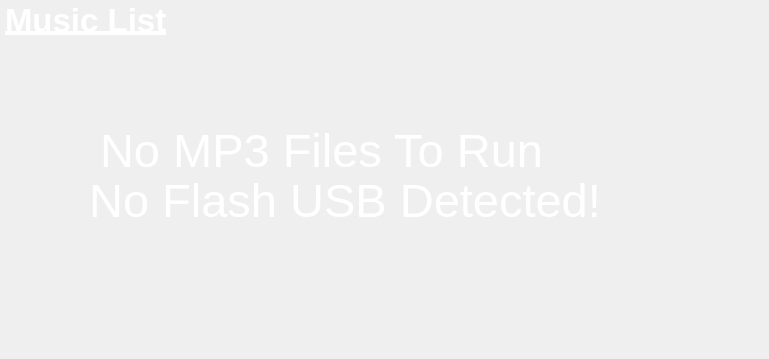
    <widget class="QWidget" name="musicPage">
     <property name="styleSheet">
      <string notr="true">background:none;
</string>
     </property>
     <widget class="QPushButton" name="homeButtonMs">
      <property name="geometry">
       <rect>
        <x>360</x>
        <y>300</y>
        <width>50</width>
        <height>50</height>
       </rect>
      </property>
      <property name="baseSize">
       <size>
        <width>50</width>
        <height>50</height>
       </size>
      </property>
      <property name="focusPolicy">
       <enum>Qt::NoFocus</enum>
      </property>
      <property name="styleSheet">
       <string notr="true">border:none;
border-radius:80px;</string>
      </property>
      <property name="text">
       <string/>
      </property>
      <property name="iconSize">
       <size>
        <width>100</width>
        <height>100</height>
       </size>
      </property>
      <property name="autoDefault">
       <bool>true</bool>
      </property>
     </widget>
     <widget class="QGroupBox" name="runningMusicGroup">
      <property name="geometry">
       <rect>
        <x>0</x>
        <y>0</y>
        <width>760</width>
        <height>290</height>
       </rect>
      </property>
      <property name="styleSheet">
       <string notr="true">border:none;
background:none;</string>
      </property>
      <property name="title">
       <string/>
      </property>
      <widget class="QListWidget" name="runningSongsList">
       <property name="geometry">
        <rect>
         <x>0</x>
         <y>50</y>
         <width>760</width>
         <height>160</height>
        </rect>
       </property>
       <property name="font">
        <font>
         <pointsize>20</pointsize>
        </font>
       </property>
       <property name="focusPolicy">
        <enum>Qt::NoFocus</enum>
       </property>
       <property name="autoFillBackground">
        <bool>true</bool>
       </property>
       <property name="styleSheet">
        <string notr="true">background-color: transparent;
color:white;</string>
       </property>
       <property name="frameShape">
        <enum>QFrame::StyledPanel</enum>
       </property>
       <property name="lineWidth">
        <number>1</number>
       </property>
       <property name="horizontalScrollBarPolicy">
        <enum>Qt::ScrollBarAlwaysOff</enum>
       </property>
       <property name="autoScrollMargin">
        <number>16</number>
       </property>
       <property name="selectionBehavior">
        <enum>QAbstractItemView::SelectItems</enum>
       </property>
      </widget>
      <widget class="QLabel" name="runningMusicLabel">
       <property name="geometry">
        <rect>
         <x>5</x>
         <y>0</y>
         <width>191</width>
         <height>40</height>
        </rect>
       </property>
       <property name="font">
        <font>
         <pointsize>25</pointsize>
         <bold>true</bold>
         <underline>true</underline>
         <kerning>true</kerning>
        </font>
       </property>
       <property name="styleSheet">
        <string notr="true">color:white;</string>
       </property>
       <property name="frameShape">
        <enum>QFrame::NoFrame</enum>
       </property>
       <property name="text">
        <string>Music List</string>
       </property>
      </widget>
      <widget class="QGroupBox" name="runningMusicControlGroup">
       <property name="geometry">
        <rect>
         <x>0</x>
         <y>210</y>
         <width>761</width>
         <height>80</height>
        </rect>
       </property>
       <property name="title">
        <string/>
       </property>
       <layout class="QHBoxLayout" name="horizontalLayout_2">
        <item>
         <widget class="QPushButton" name="repeatButton">
          <property name="baseSize">
           <size>
            <width>40</width>
            <height>40</height>
           </size>
          </property>
          <property name="focusPolicy">
           <enum>Qt::NoFocus</enum>
          </property>
          <property name="styleSheet">
           <string notr="true">border:none;
border-radius:50px;</string>
          </property>
          <property name="text">
           <string/>
          </property>
          <property name="iconSize">
           <size>
            <width>40</width>
            <height>40</height>
           </size>
          </property>
          <property name="autoDefault">
           <bool>true</bool>
          </property>
         </widget>
        </item>
        <item>
         <widget class="QPushButton" name="backwardButton">
          <property name="baseSize">
           <size>
            <width>40</width>
            <height>40</height>
           </size>
          </property>
          <property name="focusPolicy">
           <enum>Qt::NoFocus</enum>
          </property>
          <property name="styleSheet">
           <string notr="true">border:none;
border-radius:50px;</string>
          </property>
          <property name="text">
           <string/>
          </property>
          <property name="iconSize">
           <size>
            <width>40</width>
            <height>40</height>
           </size>
          </property>
          <property name="autoDefault">
           <bool>true</bool>
          </property>
         </widget>
        </item>
        <item>
         <widget class="QPushButton" name="stopButton">
          <property name="baseSize">
           <size>
            <width>40</width>
            <height>40</height>
           </size>
          </property>
          <property name="focusPolicy">
           <enum>Qt::NoFocus</enum>
          </property>
          <property name="styleSheet">
           <string notr="true">border:none;
border-radius:50px;</string>
          </property>
          <property name="text">
           <string/>
          </property>
          <property name="iconSize">
           <size>
            <width>40</width>
            <height>40</height>
           </size>
          </property>
          <property name="autoDefault">
           <bool>true</bool>
          </property>
         </widget>
        </item>
        <item>
         <widget class="QPushButton" name="playButton">
          <property name="baseSize">
           <size>
            <width>40</width>
            <height>40</height>
           </size>
          </property>
          <property name="focusPolicy">
           <enum>Qt::NoFocus</enum>
          </property>
          <property name="styleSheet">
           <string notr="true">border-radius:50px;
border:none;</string>
          </property>
          <property name="text">
           <string/>
          </property>
          <property name="iconSize">
           <size>
            <width>40</width>
            <height>40</height>
           </size>
          </property>
          <property name="autoDefault">
           <bool>true</bool>
          </property>
         </widget>
        </item>
        <item>
         <widget class="QPushButton" name="forwardButton">
          <property name="baseSize">
           <size>
            <width>40</width>
            <height>40</height>
           </size>
          </property>
          <property name="focusPolicy">
           <enum>Qt::NoFocus</enum>
          </property>
          <property name="styleSheet">
           <string notr="true">border:none;
border-radius:50px;</string>
          </property>
          <property name="text">
           <string/>
          </property>
          <property name="iconSize">
           <size>
            <width>40</width>
            <height>40</height>
           </size>
          </property>
          <property name="autoDefault">
           <bool>true</bool>
          </property>
         </widget>
        </item>
        <item>
         <widget class="QPushButton" name="shuffleButton">
          <property name="baseSize">
           <size>
            <width>40</width>
            <height>40</height>
           </size>
          </property>
          <property name="focusPolicy">
           <enum>Qt::NoFocus</enum>
          </property>
          <property name="styleSheet">
           <string notr="true">border:none;
border-radius:50px;</string>
          </property>
          <property name="text">
           <string/>
          </property>
          <property name="iconSize">
           <size>
            <width>40</width>
            <height>40</height>
           </size>
          </property>
          <property name="autoDefault">
           <bool>true</bool>
          </property>
         </widget>
        </item>
        <item>
         <widget class="QPushButton" name="volumeDownButton">
          <property name="baseSize">
           <size>
            <width>30</width>
            <height>30</height>
           </size>
          </property>
          <property name="focusPolicy">
           <enum>Qt::NoFocus</enum>
          </property>
          <property name="styleSheet">
           <string notr="true">border:none;
border-radius:50px;</string>
          </property>
          <property name="text">
           <string/>
          </property>
          <property name="iconSize">
           <size>
            <width>30</width>
            <height>30</height>
           </size>
          </property>
          <property name="autoDefault">
           <bool>true</bool>
          </property>
         </widget>
        </item>
        <item>
         <widget class="QPushButton" name="volumeUpButton">
          <property name="baseSize">
           <size>
            <width>30</width>
            <height>30</height>
           </size>
          </property>
          <property name="focusPolicy">
           <enum>Qt::NoFocus</enum>
          </property>
          <property name="styleSheet">
           <string notr="true">border:none;
border-radius:50px;</string>
          </property>
          <property name="text">
           <string/>
          </property>
          <property name="iconSize">
           <size>
            <width>30</width>
            <height>30</height>
           </size>
          </property>
          <property name="autoDefault">
           <bool>true</bool>
          </property>
         </widget>
        </item>
       </layout>
      </widget>
      <widget class="QGroupBox" name="zeroSongsGroup">
       <property name="geometry">
        <rect>
         <x>0</x>
         <y>0</y>
         <width>760</width>
         <height>350</height>
        </rect>
       </property>
       <property name="title">
        <string/>
       </property>
       <widget class="QLabel" name="zeroSongsLabel">
        <property name="geometry">
         <rect>
          <x>100</x>
          <y>100</y>
          <width>450</width>
          <height>100</height>
         </rect>
        </property>
        <property name="font">
         <font>
          <pointsize>35</pointsize>
         </font>
        </property>
        <property name="styleSheet">
         <string notr="true">color:white;</string>
        </property>
        <property name="text">
         <string>No MP3 Files To Run</string>
        </property>
       </widget>
       <widget class="QLabel" name="mp3ImageLabel">
        <property name="geometry">
         <rect>
          <x>560</x>
          <y>100</y>
          <width>80</width>
          <height>100</height>
         </rect>
        </property>
        <property name="styleSheet">
         <string notr="true">image: url(:/checkFlash/media/mp3_icon.png);</string>
        </property>
        <property name="text">
         <string/>
        </property>
       </widget>
      </widget>
     </widget>
     <widget class="QGroupBox" name="noFlashGroupMusic">
      <property name="enabled">
       <bool>true</bool>
      </property>
      <property name="geometry">
       <rect>
        <x>0</x>
        <y>0</y>
        <width>760</width>
        <height>280</height>
       </rect>
      </property>
      <property name="styleSheet">
       <string notr="true">border:none;
background:none;</string>
      </property>
      <property name="title">
       <string/>
      </property>
      <widget class="QLabel" name="noFlashLabelMusic">
       <property name="geometry">
        <rect>
         <x>70</x>
         <y>150</y>
         <width>550</width>
         <height>100</height>
        </rect>
       </property>
       <property name="font">
        <font>
         <pointsize>35</pointsize>
        </font>
       </property>
       <property name="styleSheet">
        <string notr="true">color:white;</string>
       </property>
       <property name="text">
        <string>No Flash USB Detected!</string>
       </property>
       <property name="textFormat">
        <enum>Qt::AutoText</enum>
       </property>
       <property name="alignment">
        <set>Qt::AlignCenter</set>
       </property>
      </widget>
      <widget class="QLabel" name="usbImageLabelMusic">
       <property name="geometry">
        <rect>
         <x>620</x>
         <y>150</y>
         <width>100</width>
         <height>100</height>
        </rect>
       </property>
       <property name="styleSheet">
        <string notr="true">image: url(:/checkFlash/media/usb_icon.png);</string>
       </property>
       <property name="text">
        <string/>
       </property>
      </widget>
     </widget>
    </widget>
